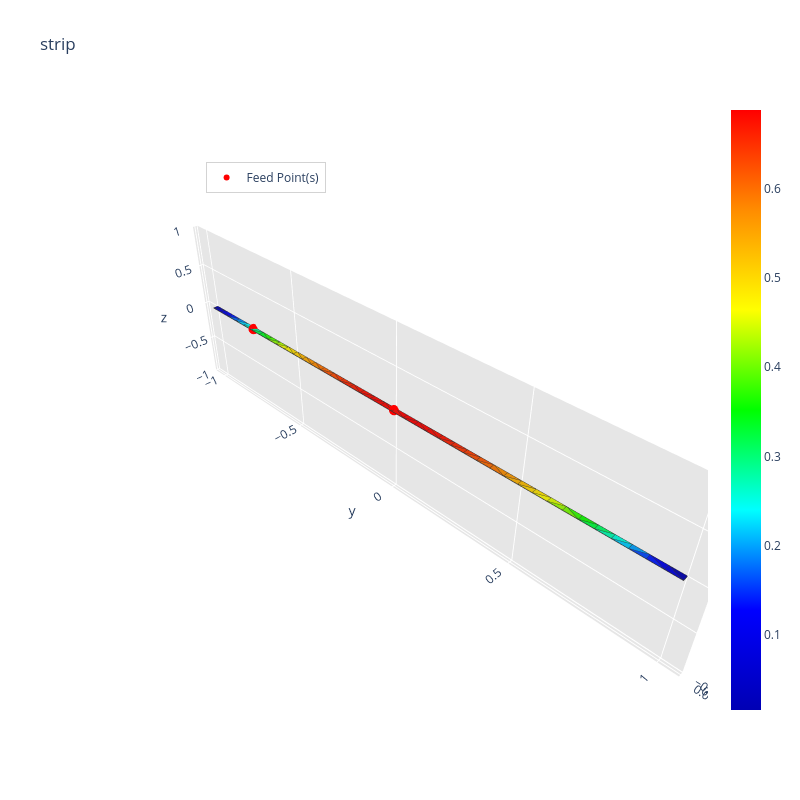

This figure's notebook cell:
### Code cell
_ = radiation_algorithm(path, frequency, feed_point, excitation_unit_vector='y', gap_width=1.1*initial_mesh_size, voltage_amplitude=-1)

### Figure 1 — Plotly figure (JSON) as saved in the notebook; plotly's stock layout.template omitted (floating-point values rounded to 4 significant figures; data arrays with more than 128 entries replaced by an {"elided": "..."} marker saying what was removed)
{"data": [{"facecolor": ["rgb(0, 0, 180)", "rgb(0, 0, 213)", "rgb(0, 0, 181)", "rgb(0, 0, 219)", "rgb(0, 0, 234)", "rgb(0, 162, 255)", "rgb(0, 72, 255)", "rgb(0, 26, 255)", "rgb(0, 255, 220)", "rgb(0, 206, 255)", "rgb(0, 255, 99)", "rgb(0, 255, 179)", "rgb(15, 255, 0)", "rgb(0, 255, 60)", "rgb(52, 255, 0)", "rgb(222, 255, 0)", "rgb(156, 255, 0)", "rgb(122, 255, 0)", "rgb(255, 228, 0)", "rgb(254, 255, 0)", "rgb(255, 190, 0)", "rgb(255, 215, 0)", "rgb(255, 155, 0)", "rgb(255, 178, 0)", "rgb(255, 144, 0)", "rgb(255, 88, 0)", "rgb(255, 109, 0)", "rgb(255, 121, 0)", "rgb(255, 60, 0)", "rgb(255, 78, 0)", "rgb(255, 37, 0)", "rgb(255, 52, 0)", "rgb(255, 20, 0)", "rgb(255, 31, 0)", "rgb(255, 15, 0)", "rgb(255, 5, 0)", "rgb(255, 8, 0)", "rgb(255, 0, 0)", "rgb(255, 0, 0)", "rgb(255, 1, 0)", "rgb(255, 2, 0)", "rgb(255, 7, 0)", "rgb(255, 7, 0)", "rgb(255, 7, 0)", "rgb(255, 4, 0)", "rgb(255, 5, 0)", "rgb(255, 15, 0)", "rgb(255, 9, 0)", "rgb(255, 19, 0)", "rgb(255, 49, 0)", "rgb(255, 36, 0)", "rgb(255, 30, 0)", "rgb(255, 57, 0)", "rgb(255, 104, 0)", "rgb(255, 83, 0)", "rgb(255, 74, 0)", "rgb(255, 115, 0)", "rgb(255, 149, 0)", "rgb(255, 139, 0)", "rgb(255, 183, 0)", "rgb(255, 171, 0)", "rgb(255, 221, 0)", "rgb(255, 208, 0)", "rgb(176, 255, 0)", "rgb(241, 255, 0)", "rgb(255, 247, 0)", "rgb(73, 255, 0)", "rgb(143, 255, 0)", "rgb(37, 255, 0)", "rgb(0, 255, 156)", "rgb(0, 255, 76)", "rgb(0, 255, 37)", "rgb(0, 251, 255)", "rgb(0, 255, 192)", "rgb(0, 143, 255)", "rgb(0, 216, 255)", "rgb(0, 27, 255)", "rgb(0, 106, 255)", "rgb(0, 0, 251)", "rgb(0, 0, 226)"], "i": [0, 1, 43, 43, 44, 45, 40, 41, 46, 39, 47, 38, 48, 37, 49, 50, 35, 36, 51, 34, 51, 33, 52, 33, 53, 54, 31, 32, 55, 30, 56, 29, 57, 28, 27, 60, 59, 61, 60, 60, 62, 63, 62, 64, 63, 63, 65, 20, 66, 67, 18, 19, 68, 69, 68, 68, 70, 71, 70, 72, 71, 73, 72, 74, 11, 73, 75, 10, 76, 77, 8, 9, 78, 7, 79, 6, 80, 5, 81, 4], "j": [1, 4, 2, 42, 42, 40, 41, 42, 39, 40, 38, 39, 37, 38, 37, 35, 36, 37, 34, 35, 52, 34, 53, 52, 54, 55, 54, 54, 56, 55, 57, 56, 58, 57, 58, 26, 26, 24, 24, 25, 24, 23, 23, 21, 21, 22, 20, 21, 20, 18, 19, 20, 18, 16, 16, 17, 16, 15, 15, 14, 14, 13, 13, 11, 12, 12, 10, 11, 10, 8, 9, 10, 7, 8, 6, 7, 5, 6, 5, 5], "k": [81, 81, 3, 2, 43, 44, 44, 44, 45, 45, 46, 46, 47, 47, 48, 49, 49, 49, 50, 50, 33, 51, 32, 32, 32, 30, 30, 31, 29, 29, 28, 28, 27, 27, 59, 59, 27, 60, 25, 26, 61, 62, 24, 63, 22, 23, 64, 64, 65, 66, 66, 66, 67, 68, 17, 18, 69, 70, 16, 71, 15, 72, 14, 73, 73, 13, 74, 74, 75, 76, 76, 76, 77, 77, 78, 78, 79, 79, 80, 81], "name": "", "type": "mesh3d", "x": [-0.01, 0.01, 0.01, -0.01, 0.01, 0.01, 0.01, 0.01, 0.01, 0.01, 0.01, 0.01, 0.01, 0.01, 0.01, 0.01, 0.01, 0.01, 0.01, 0.01, 0.01, 0.01, 0.01, 0.01, 0.01, 0.01, 0.01, 0.01, 0.01, 0.01, 0.01, 0.01, 0.01, 0.01, 0.01, 0.01, 0.01, 0.01, 0.01, 0.01, 0.01, 0.01, 0.01, -0.01, -0.01, -0.01, -0.01, -0.01, -0.01, -0.01, -0.01, -0.01, -0.01, -0.01, -0.01, -0.01, -0.01, -0.01, -0.01, -0.01, -0.01, -0.01, -0.01, -0.01, -0.01, -0.01, -0.01, -0.01, -0.01, -0.01, -0.01, -0.01, -0.01, -0.01, -0.01, -0.01, -0.01, -0.01, -0.01, -0.01, -0.01, -0.01], "y": [-1.0, -1.0, 1.0, 1.0, -0.95, -0.9, -0.85, -0.8, -0.75, -0.7, -0.65, -0.6, -0.55, -0.5, -0.45, -0.4, -0.35, -0.3, -0.25, -0.2, -0.15, -0.1, -0.05, 0.0, 0.05, 0.1, 0.15, 0.2, 0.25, 0.3, 0.35, 0.4, 0.45, 0.5, 0.55, 0.6, 0.65, 0.7, 0.75, 0.8, 0.85, 0.9, 0.95, 0.95, 0.9, 0.85, 0.8, 0.75, 0.7, 0.65, 0.6, 0.55, 0.5, 0.45, 0.4, 0.35, 0.3, 0.25, 0.2, 0.15, 0.1, 0.05, 0.0, -0.05, -0.1, -0.15, -0.2, -0.25, -0.3, -0.35, -0.4, -0.45, -0.5, -0.55, -0.6, -0.65, -0.7, -0.75, -0.8, -0.85, -0.9, -0.95], "z": [0.0, 0.0, 0.0, 0.0, 0.0, 0.0, 0.0, 0.0, 0.0, 0.0, 0.0, 0.0, 0.0, 0.0, 0.0, 0.0, 0.0, 0.0, 0.0, 0.0, 0.0, 0.0, 0.0, 0.0, 0.0, 0.0, 0.0, 0.0, 0.0, 0.0, 0.0, 0.0, 0.0, 0.0, 0.0, 0.0, 0.0, 0.0, 0.0, 0.0, 0.0, 0.0, 0.0, 0.0, 0.0, 0.0, 0.0, 0.0, 0.0, 0.0, 0.0, 0.0, 0.0, 0.0, 0.0, 0.0, 0.0, 0.0, 0.0, 0.0, 0.0, 0.0, 0.0, 0.0, 0.0, 0.0, 0.0, 0.0, 0.0, 0.0, 0.0, 0.0, 0.0, 0.0, 0.0, 0.0, 0.0, 0.0, 0.0, 0.0, 0.0, 0.0]}, {"line": {"color": "rgb(50, 50, 50)", "width": 1.5}, "mode": "lines", "showlegend": false, "type": "scatter3d", "x": {"elided": "400 float values"}, "y": {"elided": "400 float values"}, "z": {"elided": "400 int values"}}, {"hoverinfo": "none", "marker": {"color": [0.01581, 0.688], "colorscale": [[0, "rgb(0, 0, 180)"], [0.1667, "rgb(0, 0, 255)"], [0.3333, "rgb(0, 255, 255)"], [0.5, "rgb(0, 255, 0)"], [0.6667, "rgb(255, 255, 0)"], [0.8333, "rgb(255, 140, 0)"], [1, "rgb(255, 0, 0)"]], "showscale": true, "size": 0.1}, "mode": "markers", "showlegend": false, "type": "scatter3d", "x": [-0.01], "y": [-1.0], "z": [0.0]}, {"marker": {"color": "red", "size": 6, "symbol": "circle"}, "mode": "markers+text", "name": "Feed Point(s)", "type": "scatter3d", "x": [0.0, 0.0], "y": [0.0, -0.75], "z": [0.0, 0.0]}], "layout": {"height": 800, "legend": {"bgcolor": "rgba(255,255,255,0.7)", "bordercolor": "lightgray", "borderwidth": 1, "x": 0.2, "xanchor": "left", "y": 0.9, "yanchor": "top"}, "scene": {"aspectratio": {"x": 0.01, "y": 1, "z": 0.3}, "camera": {"eye": {"x": 0.65, "y": 0.65, "z": 0.65}}, "xaxis": {"backgroundcolor": "rgb(230, 230, 230)", "gridcolor": "rgb(255, 255, 255)", "showbackground": true, "zerolinecolor": "rgb(255, 255, 255)"}, "yaxis": {"backgroundcolor": "rgb(230, 230, 230)", "gridcolor": "rgb(255, 255, 255)", "showbackground": true, "zerolinecolor": "rgb(255, 255, 255)"}, "zaxis": {"backgroundcolor": "rgb(230, 230, 230)", "gridcolor": "rgb(255, 255, 255)", "showbackground": true, "zerolinecolor": "rgb(255, 255, 255)"}}, "title": {"text": "strip"}, "width": 800}}
